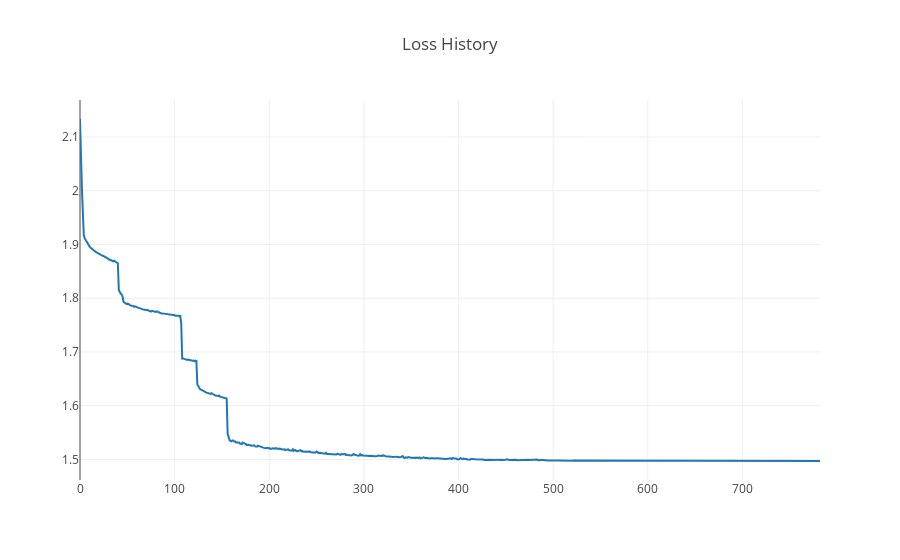

The notebook cell saved with this chart:
### Code cell
plotly.offline.iplot({
    'data': [
        go.Scatter(
            y=loss_history
        )
    ],
    'layout': go.Layout(title='Loss History')
})

### Figure 1 — Plotly figure (JSON) as saved in the notebook; plotly's stock layout.template omitted (floating-point values rounded to 4 significant figures; data arrays with more than 128 entries replaced by an {"elided": "..."} marker saying what was removed)
{"data": [{"type": "scatter", "y": {"elided": "783 float values"}}], "layout": {"title": "Loss History"}}
